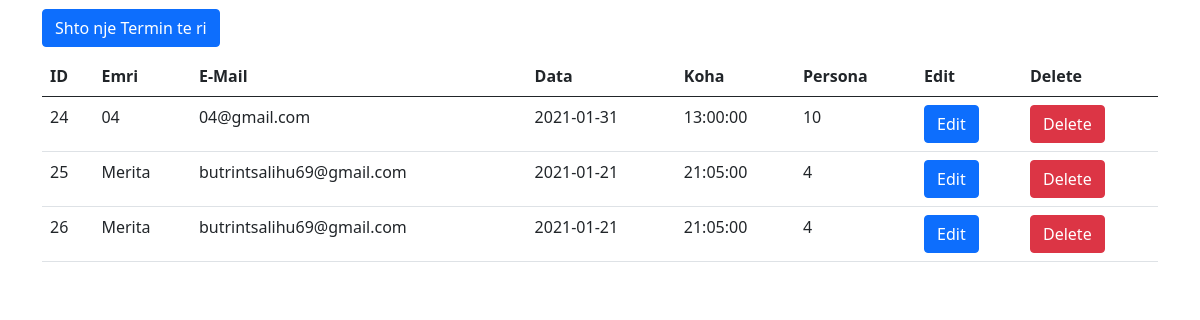
/admin/users.php, run on the app's committed database.
### tables this page shows
CREATE TABLE `rezervimi` (
  `id` int(11) NOT NULL,
  `emri` varchar(100) NOT NULL,
  `email` varchar(100) NOT NULL,
  `date` date NOT NULL,
  `time` time NOT NULL,
  `persona` int(11) NOT NULL
);

### admin/users.php (the view, shortened to what this page needs)
<?php
    require '../config/dbconfig.php';
    $query = $conn->query('SELECT * FROM rezervimi');
    $users = $query->fetchAll();
?>
<!DOCTYPE html>
<html lang="en">
<head>
    <link href="https://cdn.jsdelivr.net/npm/bootstrap@5.0.0-beta1/dist/css/bootstrap.min.css" rel="stylesheet">
</head>
<body>
    <div class="container">
        <h1>
            <a href="add_rezervimi.php" class="btn btn-primary">Shto nje Termin te ri</a>
        </h1>
        <table class="table">
            <thead>
                <tr>
                    <th scope="col">ID</th>
                    <th scope="col">Emri</th>
                    <th scope="col">E-Mail</th>
                    <th scope="col">Data</th>
                    <th scope="col">Koha</th>
                    <th scope="col">Persona</th>
                    <th scope="col">Edit</th>
                    <th scope="col">Delete</th>
                </tr>
            </thead>
            <tbody>
                <?php foreach($users as $user):?>
                <tr>
                    <td><?php echo $user['id']; ?> </td>
                    <td><?php echo $user['emri']; ?> </td>
                    <td><?php echo $user['email']; ?> </td>
                    <td><?php echo $user['date']; ?> </td>
                    <td><?php echo $user['time']; ?> </td>
                    <td><?php echo $user['persona']; ?> </td>
                    <td><a href="index.php?page=edit_rezervimi&id=<?php echo $user['id']; ?>" class="btn btn-primary">Edit</a>
                    </td>
                    <td><a href="delete_rezervimi.php?id=<?php echo $user ['id']; ?>" class="btn btn-danger">Delete</a></td></td>
                </tr>
                <?php endforeach; ?>
            </tbody>
        </table>
    </div>
</body>
</html>

### data on the page
rezervimi: id "24", emri "04", email "04@gmail.com", date "2021-01-31", time "13:00:00", persona "10"
rezervimi: id "25", emri "Merita", email "butrintsalihu69@gmail.com", date "2021-01-21", time "21:05:00", persona "4"
rezervimi: id "26", emri "Merita", email "butrintsalihu69@gmail.com", date "2021-01-21", time "21:05:00", persona "4"
